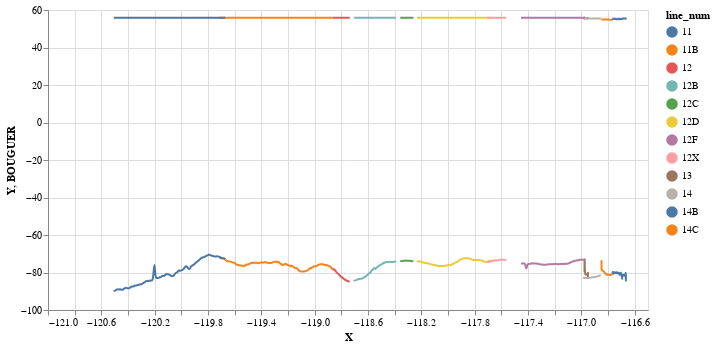

The cell this chart's notebook holds for it:
### Code cell
import altair as alt
import pandas as pd
import numpy as np
points_subset.head()

# Create a selection that chooses the nearest point & selects based on x-value
nearest = alt.selection(type='single', nearest=True, on='mouseover',
                        fields=['STN'], empty='none')

# The basic line
line = alt.Chart(points_subset).mark_line(interpolate='basis').encode(
    x='X',
    y='BOUGUER',
    color='line_num'
)

# Transparent selectors across the chart. This is what tells us
# the x-value of the cursor
selectors = alt.Chart(points_subset).mark_point().encode(
    x='X',
    y='BOUGUER',
    opacity=alt.value(0),
).add_selection(
    nearest
)

# Draw points on the line, and highlight based on selection
points = line.mark_point().encode(
    opacity=alt.condition(nearest, alt.value(1), alt.value(0))
)

# Draw text labels near the points, and highlight based on selection
text = line.mark_text(align='left', dx=5, dy=-5).encode(
    text=alt.condition(nearest, 'BOUGUER', alt.value(' '))
)

# Draw a rule at the location of the selection
rules = alt.Chart(points_subset).mark_rule(color='gray').encode(
    x='X',
).transform_filter(
    nearest
)

# Put the five layers into a chart and bind the data
chart = alt.layer(
    line, selectors, points, rules, text
).properties(
    width=600, height=300
)


# Lithoprobe
line = alt.Chart(points_subset).mark_line(interpolate='basis').encode(
    x='X',
    y='Y',
    color='line_num'
)

line + chart

### Figure 1 — Vega-Lite specification as saved in the notebook (floating-point values rounded to 4 significant figures; data arrays with more than 128 entries replaced by an {"elided": "..."} marker saying what was removed)
{"config": {"view": {"continuousWidth": 400, "continuousHeight": 300}}, "layer": [{"mark": {"type": "line", "interpolate": "basis"}, "encoding": {"color": {"type": "nominal", "field": "line_num"}, "x": {"type": "quantitative", "field": "X"}, "y": {"type": "quantitative", "field": "Y"}}}, {"layer": [{"mark": {"type": "line", "interpolate": "basis"}, "encoding": {"color": {"type": "nominal", "field": "line_num"}, "x": {"type": "quantitative", "field": "X"}, "y": {"type": "quantitative", "field": "BOUGUER"}}}, {"mark": "point", "encoding": {"opacity": {"value": 0}, "x": {"type": "quantitative", "field": "X"}, "y": {"type": "quantitative", "field": "BOUGUER"}}, "selection": {"selector001": {"type": "single", "nearest": true, "on": "mouseover", "fields": ["STN"], "empty": "none"}}}, {"mark": "point", "encoding": {"color": {"type": "nominal", "field": "line_num"}, "opacity": {"condition": {"value": 1, "selection": "selector001"}, "value": 0}, "x": {"type": "quantitative", "field": "X"}, "y": {"type": "quantitative", "field": "BOUGUER"}}}, {"mark": {"type": "rule", "color": "gray"}, "encoding": {"x": {"type": "quantitative", "field": "X"}}, "transform": [{"filter": {"selection": "selector001"}}]}, {"mark": {"type": "text", "align": "left", "dx": 5, "dy": -5}, "encoding": {"color": {"type": "nominal", "field": "line_num"}, "text": {"condition": {"type": "quantitative", "field": "BOUGUER", "selection": "selector001"}, "value": " "}, "x": {"type": "quantitative", "field": "X"}, "y": {"type": "quantitative", "field": "BOUGUER"}}}], "height": 300, "width": 600}], "data": {"name": "data-9ef6c9c1c5ce89cb6774aae4b3ee874d"}, "$schema": "https://vega.github.io/schema/vega-lite/v4.8.1.json", "datasets": {"data-9ef6c9c1c5ce89cb6774aae4b3ee874d": {"elided": "748 records"}}}
